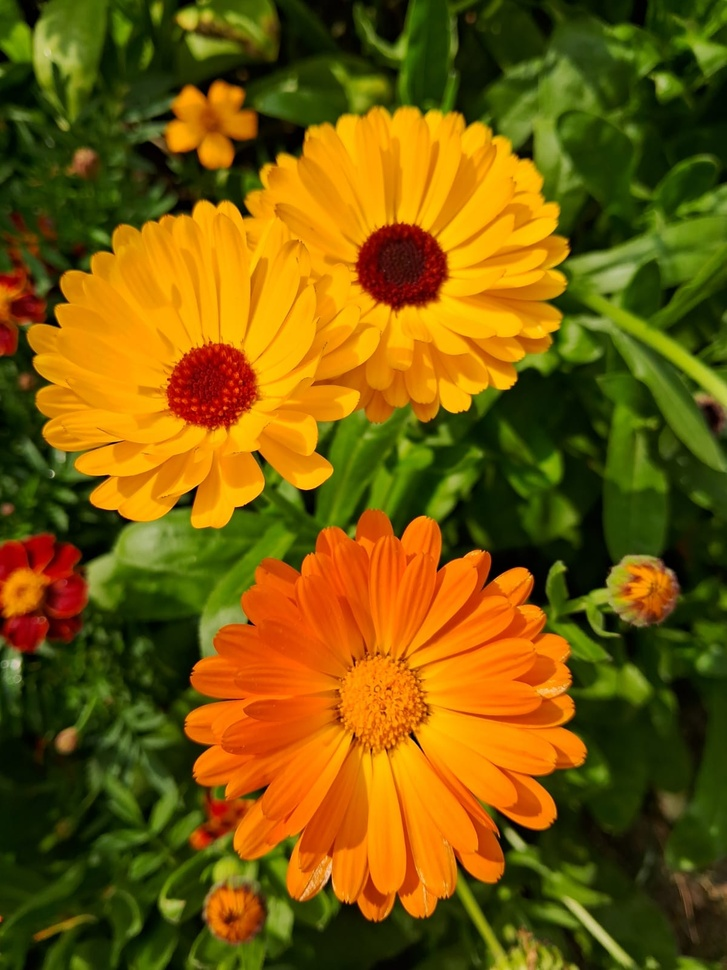
#> input picture images/FLOWER.jpeg, 727 x 970 px, shrunk from 1200 x 1600 before the run, found by its file name
$ python DFT.py
#> lines starting #> are read from the running program, lines starting #| are printed output that depends on the picture
import cv2
import numpy as np
import matplotlib.pyplot as plt

# Read image in grayscale
img = cv2.imread('/Users/akhi/Desktop/DIP/images/FLOWER.jpeg', 0)
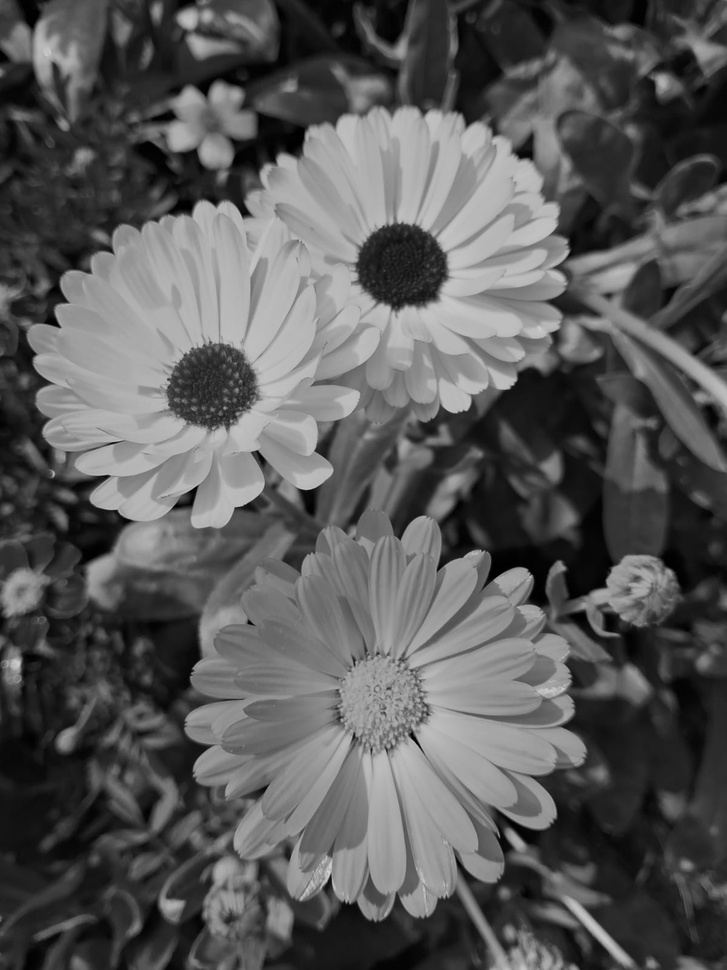
#> img: shape (970, 727); min 0, max 217, mean 88.9

# Apply DFT (convert to frequency domain)
dft = np.fft.fft2(img)
shifted_dft = np.fft.fftshift(dft)
magnitude_dft = 20 * np.log(np.abs(shifted_dft) + 1)
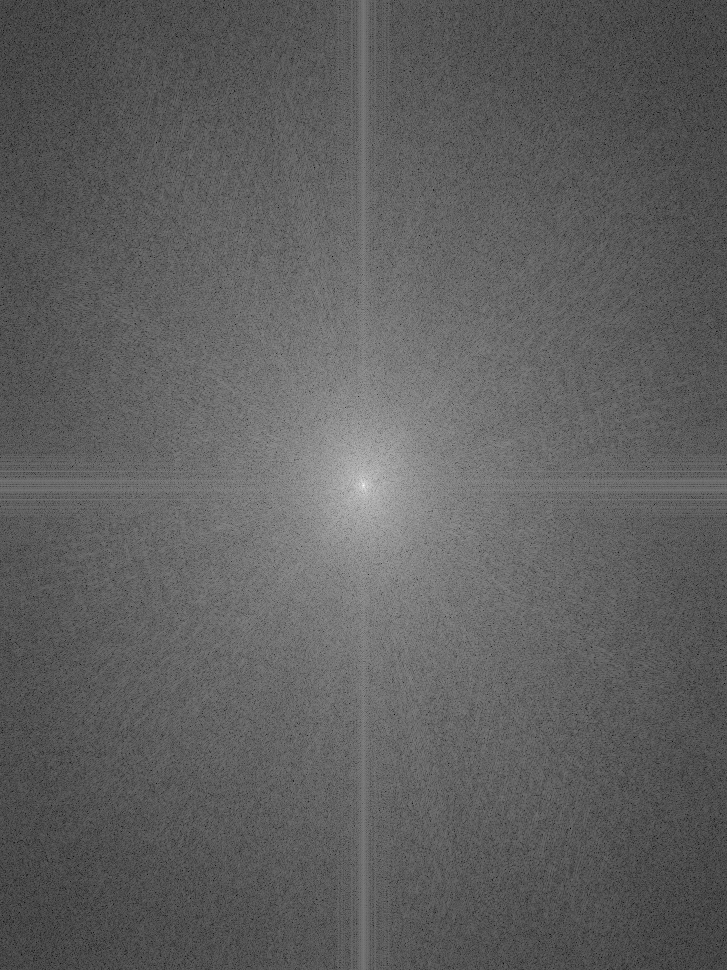
#> magnitude_dft: shape (970, 727) float64; min 24.64, max 359.1, mean 150.2; drawn with min black and max white

# Apply Inverse DFT (convert back to spatial domain)
inverse_shift = np.fft.ifftshift(shifted_dft)
reconstructed_img = np.fft.ifft2(inverse_shift)
reconstructed_img = np.abs(reconstructed_img)

# Calculate difference
difference = np.abs(img - reconstructed_img)
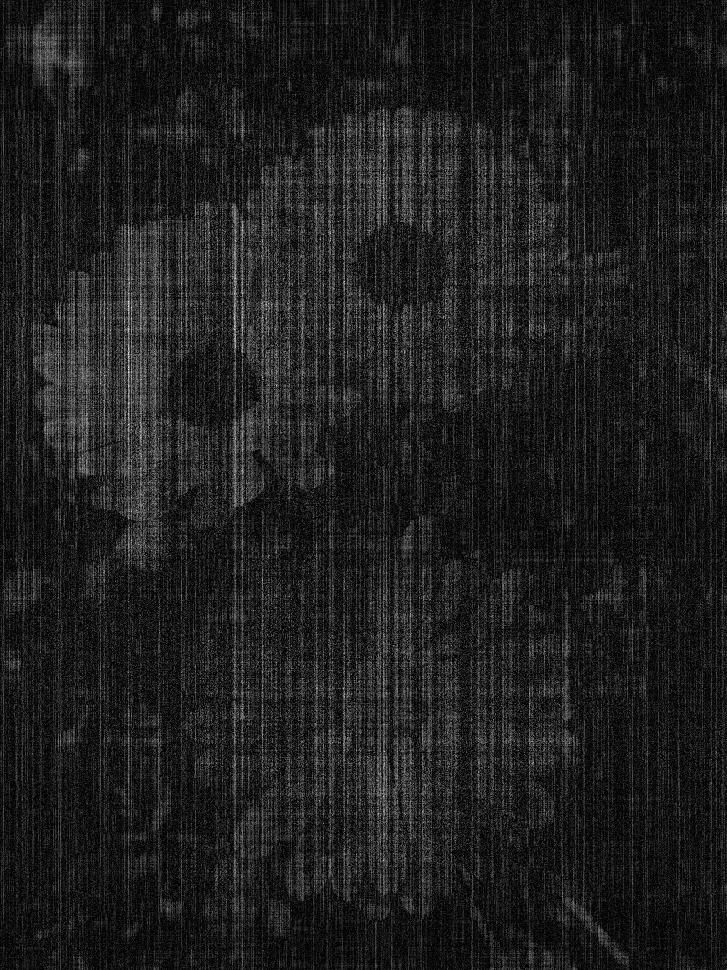
#> difference: shape (970, 727) float64; min 0, max 4.83e-13, mean 5.89e-14; drawn with min black and max white
sum_difference = np.sum(difference)
#> sum_difference = 4.15e-08
avg_difference = np.mean(difference)
#> avg_difference = 5.89e-14

print("Total Sum of Differences:", sum_difference)
#| Total Sum of Differences: 4.151404823447772e-08
print("Average Difference per Pixel:", avg_difference)
#| Average Difference per Pixel: 5.886930931306133e-14

# Show Original, DFT, Reconstructed, and Difference images
plt.figure(figsize=(20, 5))

plt.subplot(1, 4, 1)
plt.imshow(img, cmap='gray')
plt.title('Original Image')
plt.axis('off')

plt.subplot(1, 4, 2)
plt.imshow(magnitude_dft, cmap='gray')
plt.title('DFT (Frequency Domain)')
plt.axis('off')

plt.subplot(1, 4, 3)
plt.imshow(reconstructed_img, cmap='gray')
plt.title('Reconstructed Image (Inverse DFT)')
plt.axis('off')

plt.subplot(1, 4, 4)
plt.imshow(difference, cmap='gray')
plt.title('Difference Image')
plt.axis('off')

plt.show()
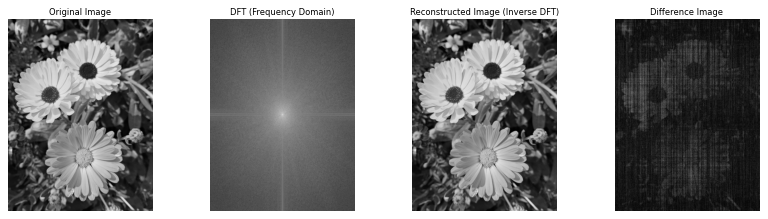
#> figure drawn by matplotlib, 4 panels

$ run again, with images/images.jpeg copied over images/FLOWER.jpeg
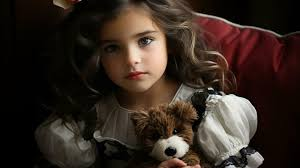
#> input picture images/images.jpeg, 300 x 168 px, found by its file name
#> `difference = np.abs(img - reconstructed_img)`:
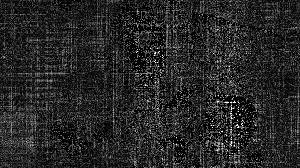
#> difference: shape (168, 300) float64; min 0, max 8.53e-14, mean 1.3e-14; drawn with min black and max white
#> sum_difference = 6.56e-10
#> avg_difference = 1.3e-14
#| Total Sum of Differences: 6.555059986450075e-10
#| Average Difference per Pixel: 1.3006071401686657e-14
#> `plt.show()`:
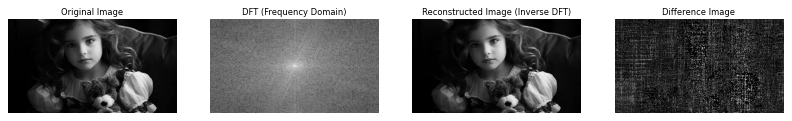
#> figure drawn by matplotlib, 4 panels

$ run again, with images/lily.jpeg copied over images/FLOWER.jpeg
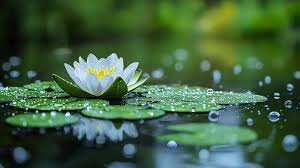
#> input picture images/lily.jpeg, 300 x 168 px, found by its file name
#> `difference = np.abs(img - reconstructed_img)`:
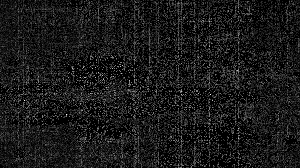
#> difference: shape (168, 300) float64; min 0, max 1.14e-13, mean 1.15e-14; drawn with min black and max white
#> sum_difference = 5.8e-10
#> avg_difference = 1.15e-14
#| Total Sum of Differences: 5.802377811369793e-10
#| Average Difference per Pixel: 1.1512654387638478e-14
#> `plt.show()`:
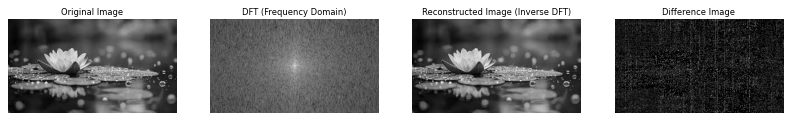
#> figure drawn by matplotlib, 4 panels

$ run again, with images/scn.jpeg copied over images/FLOWER.jpeg
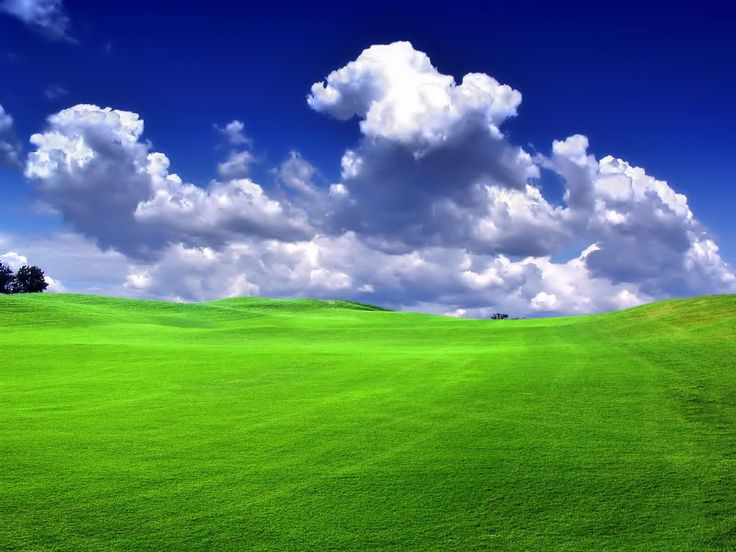
#> input picture images/scn.jpeg, 736 x 552 px, found by its file name
#> `difference = np.abs(img - reconstructed_img)`:
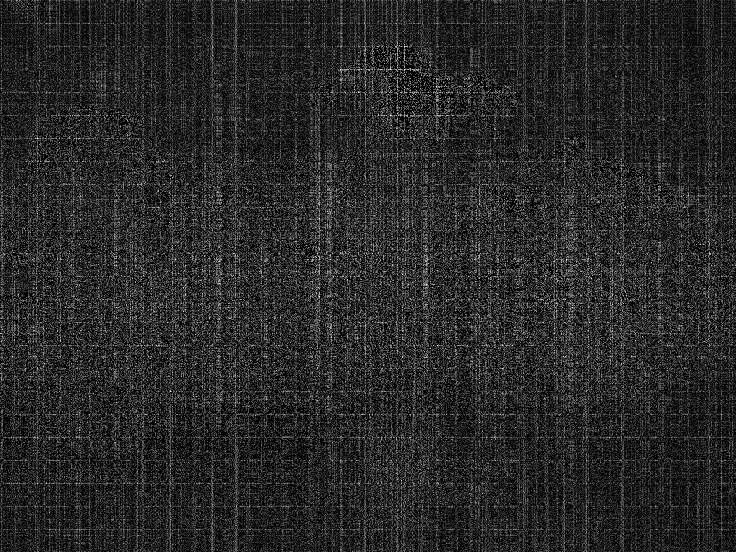
#> difference: shape (552, 736) float64; min 0, max 1.71e-13, mean 2.64e-14; drawn with min black and max white
#> sum_difference = 1.07e-08
#> avg_difference = 2.64e-14
#| Total Sum of Differences: 1.072225246317144e-08
#| Average Difference per Pixel: 2.6391807614532728e-14
#> `plt.show()`:
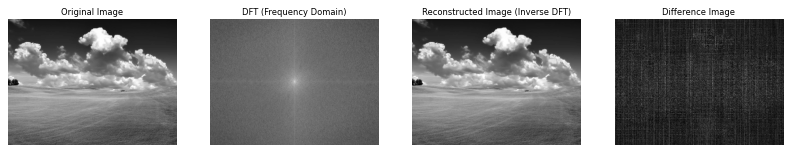
#> figure drawn by matplotlib, 4 panels
